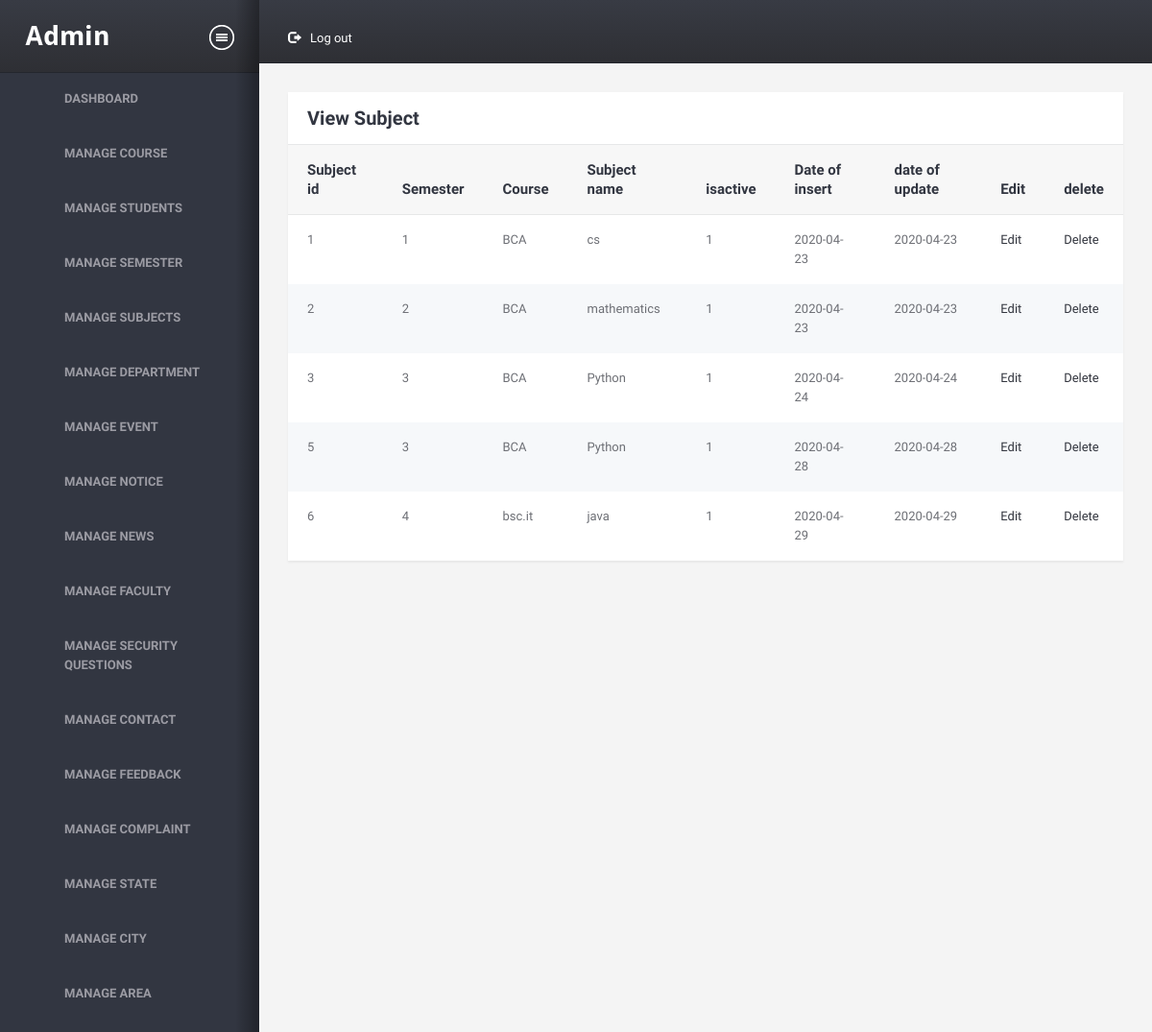
The page /admin/viewsubject.php (signed in) on the database its author committed.
### tables this page shows
CREATE TABLE `subject_detail` (
  `subject_id` int(11) NOT NULL,
  `department_id` int(11) NOT NULL,
  `semester_id` int(11) NOT NULL,
  `course_id` int(11) NOT NULL,
  `subject_name` varchar(20) NOT NULL,
  `isactive` int(1) NOT NULL,
  `dou` date NOT NULL,
  `doi` date NOT NULL
);

CREATE TABLE `semester` (
  `semester_id` int(11) NOT NULL,
  `semester` varchar(20) NOT NULL,
  `course_id` int(11) NOT NULL,
  `isactive` int(1) NOT NULL,
  `doi` datetime NOT NULL,
  `dou` datetime NOT NULL
);

CREATE TABLE `course` (
  `course_id` int(11) NOT NULL,
  `course_name` varchar(20) NOT NULL,
  `department_id` int(11) NOT NULL,
  `isactive` int(1) NOT NULL,
  `doi` datetime NOT NULL,
  `dou` datetime NOT NULL
);

### admin/viewsubject.php (the view, shortened to what this page needs)
<!DOCTYPE HTML>
<html>
<head>
<link href="assets/css/A.style.css%2bbootstrap.css%2cMcc.0ONHoLZfWm.css.pagespeed.cf.2IS1LTyY4Z.css" rel="stylesheet" media="screen"/>
</head>
<body>
<div class="wrapper">
    <div class="structure-row">
        <?php require 'sidebar.php';?>
        <div class="right-sec">
            <header>
                <nav class="topnav">
                    <ul id="nav1">
                        <li class="settings">
                            <a href="logout.php"><i class="glyphicon glyphicon-log-out"></i>Log out</a>
                        </li>
                    </ul>
                </nav>
                <div class="clearfix"></div>
            </header>
            <div class="content-section">
                <div class="container-liquid">
                    <div class="row">
                        <div class="col-xs-12">
                            <div class="sec-box">
                                <a class="closethis">Close</a>
                                <header>
                                    <h2 class="heading">View Subject</h2>
                                </header>
                                <div class="contents">
                                    <a class="togglethis">Toggle</a>
                                    <section>
                                        <table class="table">
                                            <thead>
                                                <tr>
                                                    <th>Subject id</th>
                                                    <th>Semester</th>
                                                    <th>Course</th>
                                                    <th>Subject name</th>
                                                    <th>isactive</th>
                                                    <th>Date of insert</th>
                                                    <th>date of update</th>
                                                    <th>Edit</th>
                                                    <th>delete</th>
                                                </tr>
                                            </thead>
                                            <tbody>
                                                <?php
                                                require '../common/dbconnect.php';
                                                $qry="SELECT * FROM subject_detail where isactive=1";
                                                $rs=mysqli_query($conn,$qry);
                                                while($row=mysqli_fetch_assoc($rs))
                                                {
                                                    $qrys="SELECT * FROM semester where semester_id='".$row['semester_id']."'";
                                                    $rss=mysqli_query($conn,$qrys);
                                                    $rows=mysqli_fetch_assoc($rss);
                                                    $qryc="SELECT * FROM course where course_id='".$row['course_id']."'";
                                                    $rsc=mysqli_query($conn,$qryc);
                                                    $rowc=mysqli_fetch_assoc($rsc);
                                                ?>
                                                <tr>
                                                    <td><?php echo $row['subject_id'];?></td>
                                                    <td><?php echo $rows['semester'];?></td>
                                                    <td><?php echo $rowc['course_name'];?></td>
                                                    <td><?php echo $row['subject_name'];?></td>
                                                    <td><?php echo $row['isactive'];?></td>
                                                    <td><?php echo $row['doi'];?></td>
                                                    <td><?php echo $row['dou'];?></td>
                                                    <td><a href="editsub.php?id=<?php echo $row['subject_id'];?>">Edit</a></td>
                                                    <td><a href="deletesub.php?id=<?php echo $row['subject_id'];?>">Delete</a></td>
                                                </tr>
                                               <?php
                                                }
                                               ?>
                                            </tbody>
                                        </table>
                                    </section>
                                </div>
                            </div>
                        </div>
                    </div>
                </div>
            </div>
        </div>
    </div>
</div>
</body>
</html>

### admin/sidebar.php (shortened to what this page needs)
<aside class="sidebar">
            <div class="sidebar-in">
                <header>
                    <div class="logo">
                        <a href="index.php"><img src="assets/images/adminlogo1.png" alt="Campus on click"/></a>
                    </div>
                    <a href="#" class="togglemenu">&nbsp;</a>
                    <div class="clearfix"></div>
                </header>
                <nav class="navigation">
                     <ul class="navi-acc" id="nav2">
                        <li>
                        <a href="dashboard2.php" class="dashboard">Dashboard</a>
                        </li>
                        <li>
                            <a href="#pages" class="pages">Manage Course</a>
                        </li>
                        <li>
                            <a href="#pages" class="pages">Manage Students</a>
                        </li>
                         <li>
                            <a href="#pages" class="pages">Manage Semester</a>
                        </li>
                        <li>
                            <a href="#pages" class="pages">Manage Subjects</a>
                        </li>
                        <li>
                            <a href="#pages" class="pages">Manage Department</a>
                        </li>
                         <li>
                            <a href="#pages" class="pages">Manage Event</a>
                        </li>
                         <li>
                            <a href="#pages" class="pages">Manage Notice</a>
                        </li>
                         <li>
                            <a href="#pages" class="pages">Manage News</a>
                        </li>
                         <li>
                            <a href="#pages" class="pages">Manage Faculty</a>
                        </li>
                        <li>
                            <a href="#pages" class="pages">Manage Security Questions</a>
                        </li>
                        <li>
                            <a href="#pages" class="pages">Manage Contact</a>
                        </li>
                        <li>
                            <a href="#pages" class="pages">Manage Feedback</a>
                        </li>
                        <li>
                            <a href="#pages" class="pages">Manage Complaint</a>
                        </li>
                        <li>
                            <a href="#pages" class="pages">Manage State</a>
                        </li>
                        <li>
                            <a href="#pages" class="pages">Manage City</a>
                        </li>
                        <li>
                            <a href="#pages" class="pages">Manage Area</a>
                        </li>
                    </ul>
                </nav>
                <span class="shadows"></span>
            </div>
        </aside>

### rows shown on the page
subject_detail: subject_id "1", semester.semester "1", course.course_name "BCA", subject_name "cs", isactive "1", doi "2020-04-23", dou "2020-04-23"
subject_detail: subject_id "2", semester.semester "2", course.course_name "BCA", subject_name "mathematics", isactive "1", doi "2020-04-23", dou "2020-04-23"
subject_detail: subject_id "3", semester.semester "3", course.course_name "BCA", subject_name "Python", isactive "1", doi "2020-04-24", dou "2020-04-24"
subject_detail: subject_id "5", semester.semester "3", course.course_name "BCA", subject_name "Python", isactive "1", doi "2020-04-28", dou "2020-04-28"
subject_detail: subject_id "6", semester.semester "4", course.course_name "bsc.it", subject_name "java", isactive "1", doi "2020-04-29", dou "2020-04-29"
